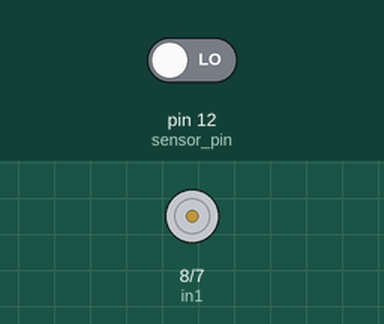
This sketch was run on a simulated Arduino Uno, built with avr-gcc and run on an emulated ATmega328P. Parts: motor-driver pin pairs drawn as motors (green arrow = first pin HIGH = forward, orange = second pin HIGH = backward, longer = more drive, scaled by the enable pin). Inputs (shaded band) come from the test bench; at power-on: pin 12 (sensor_pin) LOW.

Above: at 4.8 s.
4.9 s: pin 12 (sensor_pin) driven HIGH
At 6.6 s:
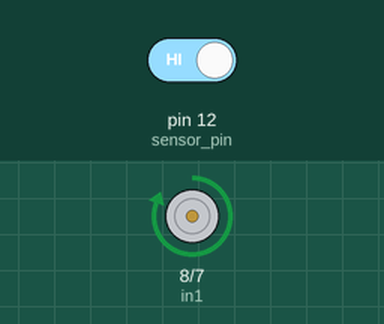
7.6 s: pin 12 (sensor_pin) driven LOW
At 9.3 s:
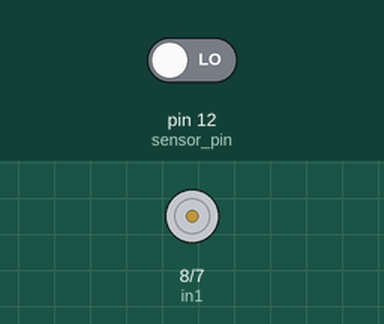
Timing chart, 0 to 10.8 s (numbered marks = the images above; inputs shaded):
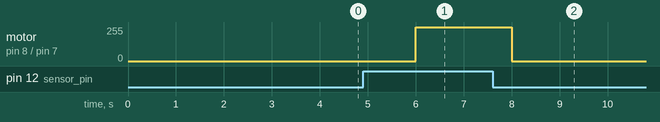

The sketch:

soil_sensor.ino
```cpp
//Motor connections
int enA = 9;
int in1 = 8;
int in2 = 7;
int sensor_pin = 12;

void setup()
{
  // Set all the motor control pins to outputs
  pinMode(enA, OUTPUT);
  pinMode(in1, OUTPUT);
  pinMode(in2, OUTPUT);
  pinMode(sensor_pin, INPUT);

  //Turn off motor - Initial state
  digitalWrite(in1, LOW);
  digitalWrite(in2, LOW);
}
void loop()
{
  // This function lets you turn on Motor
  //Set motor to maximum speed
  analogWrite(enA, 255);
  //Turn on motor

  if(digitalRead(sensor_pin) == HIGH)
  {
    digitalWrite(in1, HIGH);
    digitalWrite(in2, LOW);
    delay(2000);
  }
  else
  {
    //Turn off motor
    digitalWrite(in1, LOW);
    digitalWrite(in2, LOW);
    delay(2000);
  }
}
```

Measured:
- after the input at 4.9 s, motor on pin 8 (in1) / pin 7 (in2): stopped → forward 255/255 after 1.1 s
- after the input at 7.6 s, motor on pin 8 (in1) / pin 7 (in2): forward 255/255 → stopped after 0.40 s
